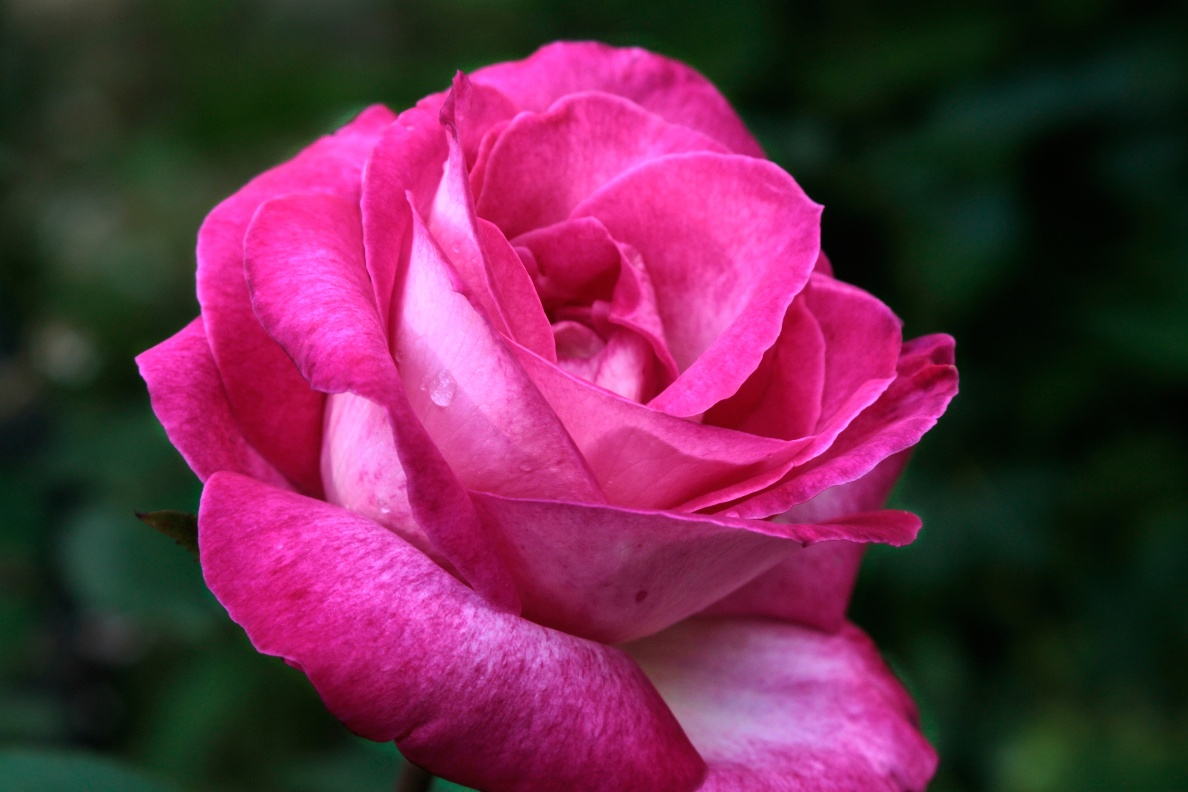
#> input picture multiMediaProgramming/ch3/rose.png, 1188 x 792 px
$ python 3affine.py
#> lines starting #> are read from the running program, lines starting #| are printed output that depends on the picture
import cv2 as cv
import numpy as np

img=cv.imread('rose.png')
#> img is the input picture: shape (792, 1188, 3); mean B, G, R 74.2, 43.7, 103.8

rows, cols = img.shape[:2] # 높이와 너비
#> rows = 792; cols = 1188

# Horizontal 좌우 대칭
src_points = np.float32([[0,0], [cols-1,0], [0,rows-1]])
#> src_points = [[0, 0], [1187, 0], [0, 791]]
dst_points = np.float32([[cols-1,0], [0,0], [cols-1,rows-1]])
#> dst_points = [[1187, 0], [0, 0], [1187, 791]]

# Vertical 상하 대칭
src_points = np.float32([[0,0], [cols-1,0], [0,rows-1]])
dst_points = np.float32([[0,rows-1], [cols-1,rows-1], [0,0]])
#> dst_points = [[0, 791], [1187, 791], [0, 0]]

# Origin 원점 대칭
src_points = np.float32([[0,0], [0,rows-1], [cols-1,0]])
dst_points = np.float32([[cols-1,rows-1], [cols-1,0], [0,rows-1]])

# Rotate 90 반시계방향
src_points = np.float32([[0,0], [0,rows-1], [cols-1,0]])
dst_points = np.float32([[0,cols-1], [rows-1,cols-1], [0,0]])

affine_matrix = cv.getAffineTransform(src_points, dst_points)
img_symmetry = cv.warpAffine(img, affine_matrix, (cols,rows)) # 3번째 인자는 출력 영상의 크기(가로, 세로)
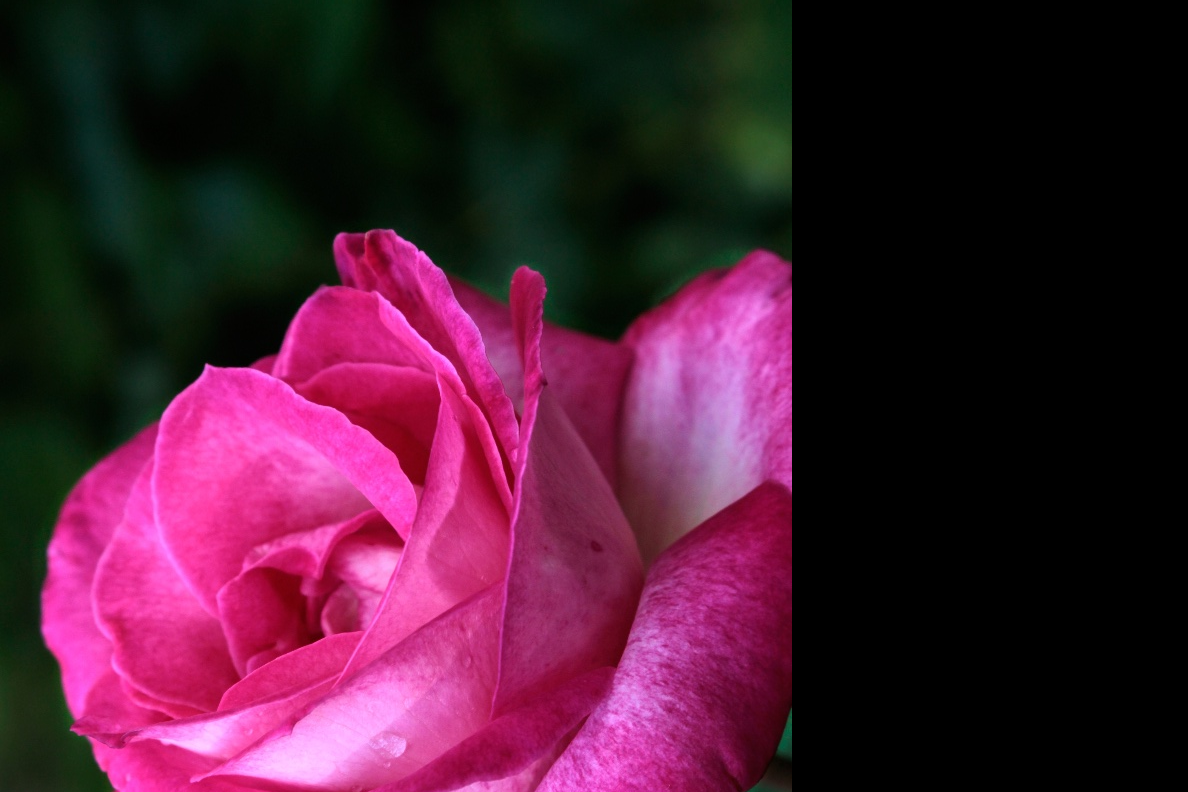
#> img_symmetry: shape (792, 1188, 3); mean B, G, R 50.8, 27.5, 72.5
#img_symmetry = cv.warpAffine(img, affine_matrix, (rows,cols)) # 반시계방향 전용(가로, 세로 크기 바꿈)

cv.imshow('Original', img)
cv.imshow('Symmetry', img_symmetry)

cv.waitKey()
cv.destroyAllWindows()

$ run again, with multiMediaProgramming/ch3/CT-brain-image.jpg saved as multiMediaProgramming/ch3/rose.png
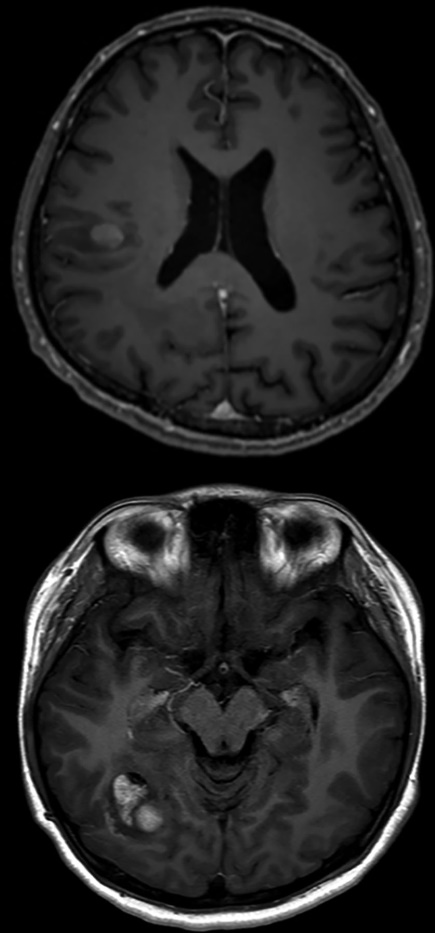
#> input picture multiMediaProgramming/ch3/CT-brain-image.jpg, 435 x 933 px
#> img is the input picture: shape (933, 435, 3); min 0, max 255, mean 35
#> `img_symmetry = cv.warpAffine(img, affine_matrix, (cols,rows))`:
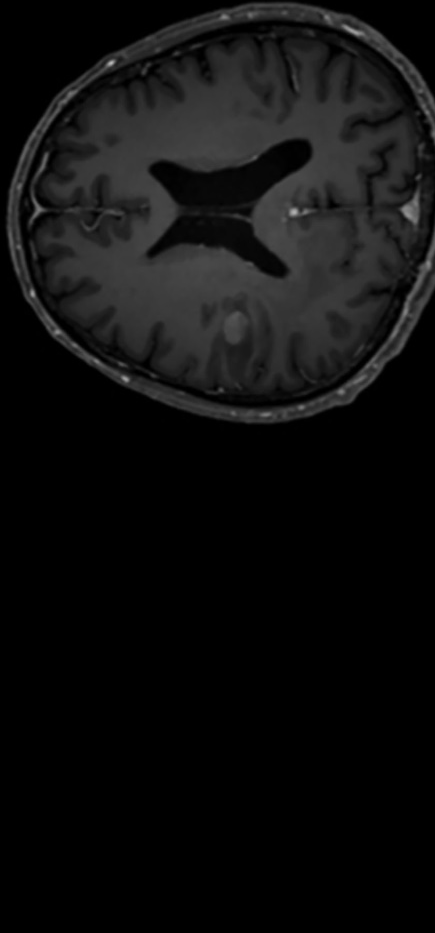
#> img_symmetry: shape (933, 435, 3); min 0, max 181, mean 14.6
